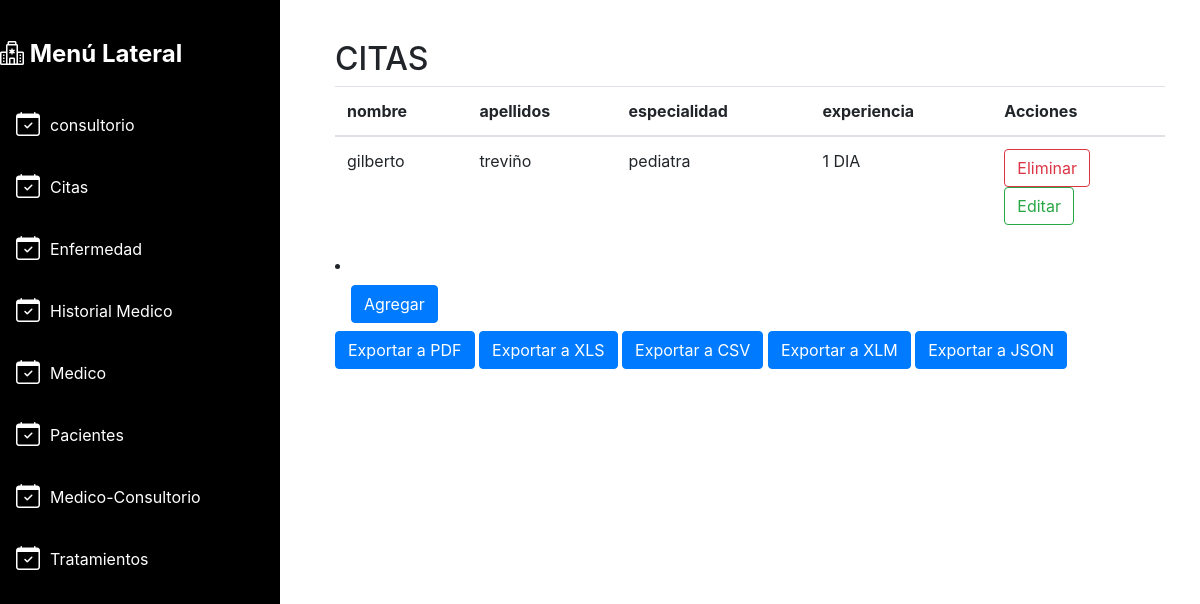
Screenshot of /ProyectoFinal/medicotabla.php with the database file from the repository.
### tables this page shows
CREATE TABLE `medico` (
  `id_medico` int(11) NOT NULL,
  `nombre` varchar(255) NOT NULL,
  `apellidos` varchar(255) NOT NULL,
  `especialidad` varchar(255) NOT NULL,
  `Experiencia` varchar(150) NOT NULL,
  `estatus` bit(1) DEFAULT b'1'
);

### ProyectoFinal/medicotabla.php (the view, shortened to what this page needs)
<!DOCTYPE html>
<html lang="es">
<head>
  <link rel="stylesheet" href="https://maxcdn.bootstrapcdn.com/bootstrap/4.5.2/css/bootstrap.min.css">
  <link rel="stylesheet" href="https://cdn.jsdelivr.net/npm/bootstrap-icons@1.10.2/font/bootstrap-icons.css">
</head>
<body>
  <div class="container-fluid">
    <div class="row">
      <div class="col-md-3">
        <div class="sidebar">
          <h3 class="logo">
            <i class="bi bi-hospital"></i>
            Menú Lateral
          </h3>
          <ul class="nav flex-column">
            <li class="nav-item">
              <a href="consultoriotabla.php" class="nav-link">
                <i class="bi bi-calendar-check"></i>
                <span class="text-white fw-bold">consultorio</span>
              </a>
            </li>
            <li class="nav-item">
              <a href="citatabla.php" class="nav-link">
                <i class="bi bi-calendar-check"></i>
                <span class="text-white fw-bold">Citas</span>
              </a>
            </li>
            <li class="nav-item">
              <a href="enferemedadtabla.php" class="nav-link">
                <i class="bi bi-calendar-check"></i>
                <span class="text-white fw-bold">Enfermedad</span>
              </a>
            </li>
            <li class="nav-item">
              <a href="hitorialmedicotabla.php" class="nav-link">
                <i class="bi bi-calendar-check"></i>
                <span class="text-white fw-bold">Historial Medico</span>
              </a>
            </li>
            <li class="nav-item">
              <a href="medicotabla.php" class="nav-link">
                <i class="bi bi-calendar-check"></i>
                <span class="text-white fw-bold">Medico</span>
              </a>
            </li>
            <li class="nav-item">
              <a href="pacientetabla.php" class="nav-link">
                <i class="bi bi-calendar-check"></i>
                <span class="text-white fw-bold">Pacientes</span>
              </a>
            </li>
            <li class="nav-item">
              <a href="medicoconsultoriortabla.php" class="nav-link">
                <i class="bi bi-calendar-check"></i>
                <span class="text-white fw-bold">Medico-Consultorio</span>
              </a>
            </li>
            <li class="nav-item">
              <a href="tratamientotabla.php" class="nav-link">
                <i class="bi bi-calendar-check"></i>
                <span class="text-white fw-bold">Tratamientos</span>
              </a>
            </li>
          </ul>
        </div>
      </div>
      <div class="col-md-9">
        <div class="content">
          <div class="table-container active" id="tabla1">
            <h2>CITAS</h2>
            <table class="table">
              <thead>
                <tr>
                  <th>nombre</th>
                  <th>apellidos</th>
                  <th>especialidad</th>
                  <th>experiencia</th>
                  <th>Acciones</th>
                </tr>
              </thead>
              <tbody>
              <?php
require_once('config.php');
$conexion = new mysqli($servername, $username, $password, $dbname);
$consulta = "SELECT id_medico, nombre, apellidos, especialidad, Experiencia FROM medico WHERE estatus = 1";
$resultados = $conexion->query($consulta);
while ($fila = mysqli_fetch_assoc($resultados)) {
  echo "<tr>";
  echo '<td>' . $fila['nombre'] . '</td>';
  echo '<td>' . $fila['apellidos'] . '</td>';
  echo '<td>' . $fila['especialidad'] . '</td>';
  echo '<td>' . $fila['Experiencia'] . '</td>';
  echo '<td>
          <form action="confirmareliminarmedico.php" method="POST">
            <input type="hidden" name="id" value="' . $fila['id_medico'] . '">
            <button type="submit" class="btn btn-danger btn-eliminar">Eliminar </button>
          </form>
          <a href="editardiseñomedico.php?id=' . $fila['id_medico'] . '" class="btn btn-success btn-editar">Editar</a>
        </td>';
  echo "</tr>";
}
?>
              </tbody>
            </table>
            <li class="nav-item">
              <a href="diseñoagregarmedico.php" class="nav-link">
                <span class="text-black fw-bold btn btn-primary">Agregar</span>
              </a>
              <a href="exportar_pdfmedico.php" target="_blank" class="btn btn-primary">Exportar a PDF</a>
<a href="exportar_xlsmedico.php" target="_blank" class="btn btn-primary">Exportar a XLS</a>
<a href="exportar_csvmedico.php" target="_blank" class="btn btn-primary">Exportar a CSV</a>
<a href="exportar_xlmmedico.php" target="_blank" class="btn btn-primary">Exportar a XLM</a>
<a href="exportar_jasonmedico.php" target="_blank" class="btn btn-primary">Exportar a JSON</a>
            </li>
          </div>
        </div>
      </div>
    </div>
  </div>
</body>
</html>

### ProyectoFinal/medicotabla.php (style rules this page uses)
.btn-success { background-color: #c3e6cb; color: #155724; transition: background-color 0.3s ease; }
.btn-eliminar { background-color: white; color: #dc3545; transition: background-color 0.3s ease; }
.btn-editar { background-color: white; color: #28a745; transition: background-color 0.3s ease; border: 1px solid #28a745; }
body { background-color: #ffffff; }
.sidebar { background-color: #000000; padding: 20px; min-height: 100vh; position: relative; left: -20px; }
.sidebar .logo { color: #fff; font-size: 24px; font-weight: bold; margin-bottom: 30px; }
.sidebar .nav-link { color: #fff; transition: all 0.3s ease-in-out; display: flex; align-items: center; margin-bottom: 10px; }
.sidebar .nav-link .bi { margin-right: 10px; font-size: 24px; }
.content { padding: 20px; }
.table-container { display: none; }
.table-container.active { display: block; }
.col-md-3 { background-color: #000000; padding: 20px; min-height: 100vh; position: relative; left: -20px; }

### rows the page displays
medico: nombre "gilberto", apellidos "treviño", especialidad "pediatra", Experiencia "1 DIA"
